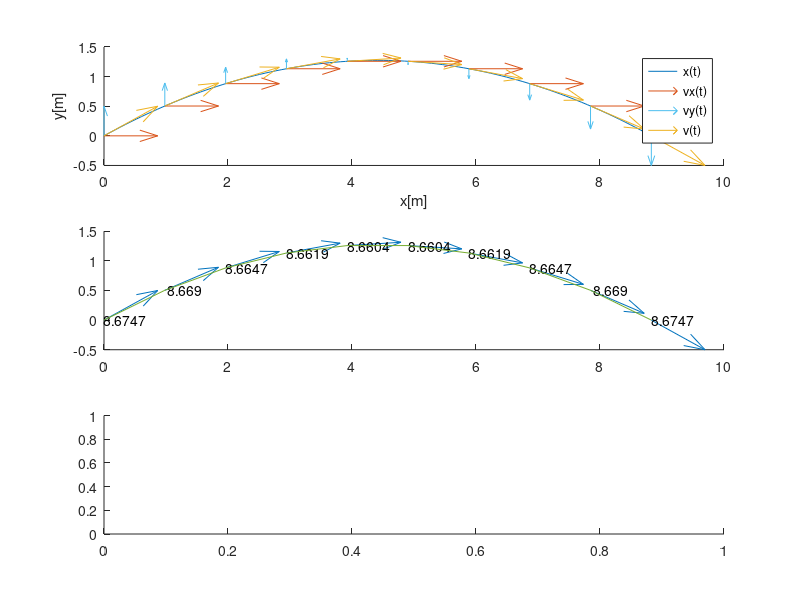

The MATLAB source for this figure:
%Oskar Chrostowski lista 8
clear all
v0 = 10;
kat = 30;
g = 9.81;
vx0=v0*cosd(kat);
vy0=v0*sind(kat);
t = 2*v0 * sind(kat)/g;
vy= vy0-g*t;
czas = 0:0.01:t;
x1 = vx0.*czas;
y1 = vy0.*czas-g.*czas.*czas*0.5;
czas2 =  linspace(0,t,10);
vx1 = czas2.*0+vx0;
vy2 = vy0 - g.*czas2;
vx1 = vx1 ./10;
vy2 = vy2 ./10;
x2 = vx0.*czas2;
y2 = vy0.*czas2-g.*czas2.*czas2*0.5;
z = x2 .*0;
v=sqrt(vx0.^2+vy2.^2);

%Podpunkt a
subplot(3,1,1)
hold on
plot( x1, y1)
quiver(x2, y2, vx1, z, 0)
quiver(x2, y2, z, vy2, 0)
quiver(x2, y2, vx1, vy2, 0)
xlabel("x[m]")
ylabel("y[m]")
axis([0 10 -0.5 1.5 ])
legend({"x(t)","vx(t)","vy(t)","v(t)"})
hold off

%Podpunkt B
subplot(3,1,2)
hold on
quiver(x2, y2, vx1, vy2, 0)
text(x2,y2, num2str(v'))
plot( x2, y2)
hold off

%Podpunkt C
subplot(3,1,3)
hold on

hold off
